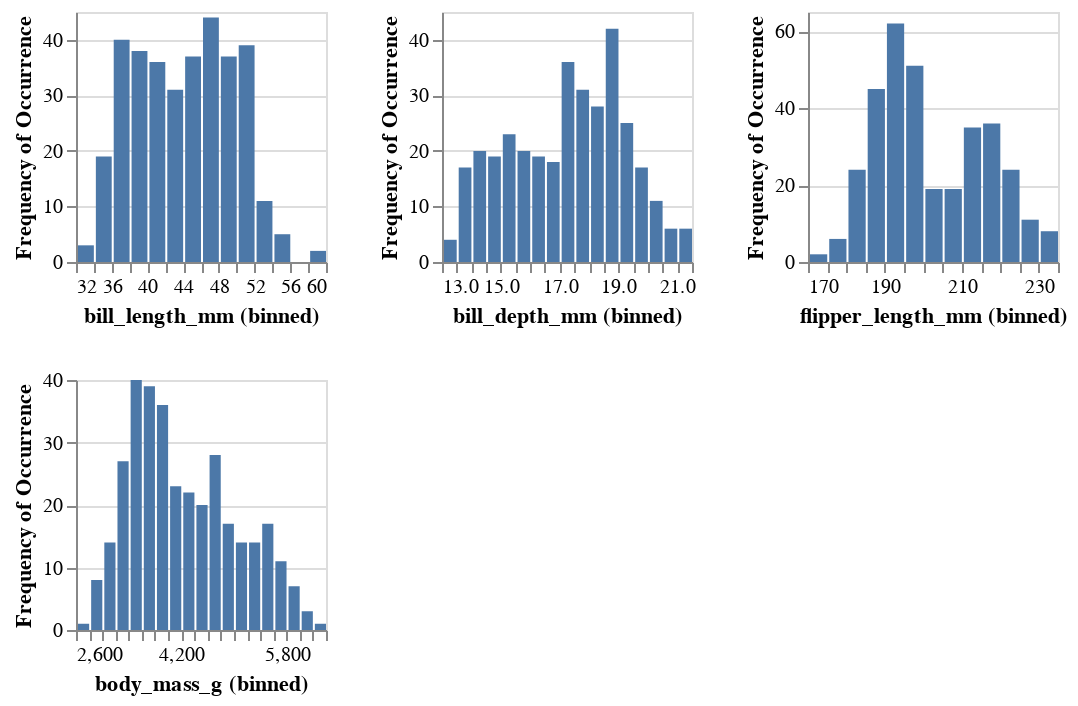

The cell this chart's notebook holds for it:
### Code cell
import numpy as np
import altair as alt

import seaborn as sns
data = sns.load_dataset('penguins')
group = 'species'

# Get list of numeric features
numeric_features = data.select_dtypes(include=np.number).columns.to_list()

# Create plot
plot = alt.Chart(data).mark_bar().encode(
    alt.X(alt.repeat()).type('quantitative').bin(maxbins=20),
    alt.Y('count()', stack=None).title('Frequency of Occurrence')
).properties(
    width = 125,
    height = 125
).repeat(
    numeric_features,
    columns = 3
)

# Show plot
plot

### Figure 1 — Vega-Lite specification as saved in the notebook (floating-point values rounded to 4 significant figures; data arrays with more than 128 entries replaced by an {"elided": "..."} marker saying what was removed)
{"config": {"view": {"continuousWidth": 300, "continuousHeight": 300}}, "repeat": ["bill_length_mm", "bill_depth_mm", "flipper_length_mm", "body_mass_g"], "spec": {"data": {"name": "data-6503fb4fbd21ca2400956d2086879525"}, "mark": {"type": "bar"}, "encoding": {"x": {"bin": {"maxbins": 20}, "field": {"repeat": "repeat"}, "type": "quantitative"}, "y": {"aggregate": "count", "stack": null, "title": "Frequency of Occurrence", "type": "quantitative"}}, "height": 125, "width": 125}, "columns": 3, "$schema": "https://vega.github.io/schema/vega-lite/v5.15.1.json", "datasets": {"data-6503fb4fbd21ca2400956d2086879525": {"elided": "344 records"}}}
